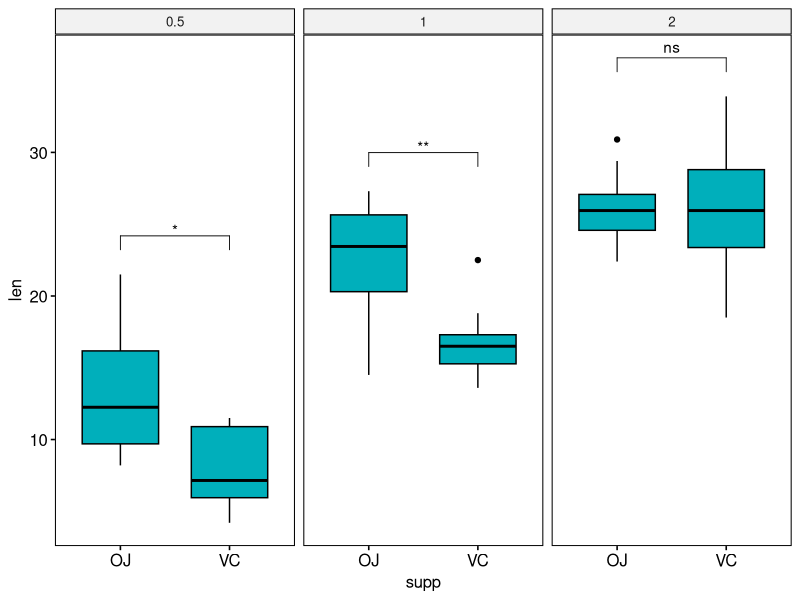
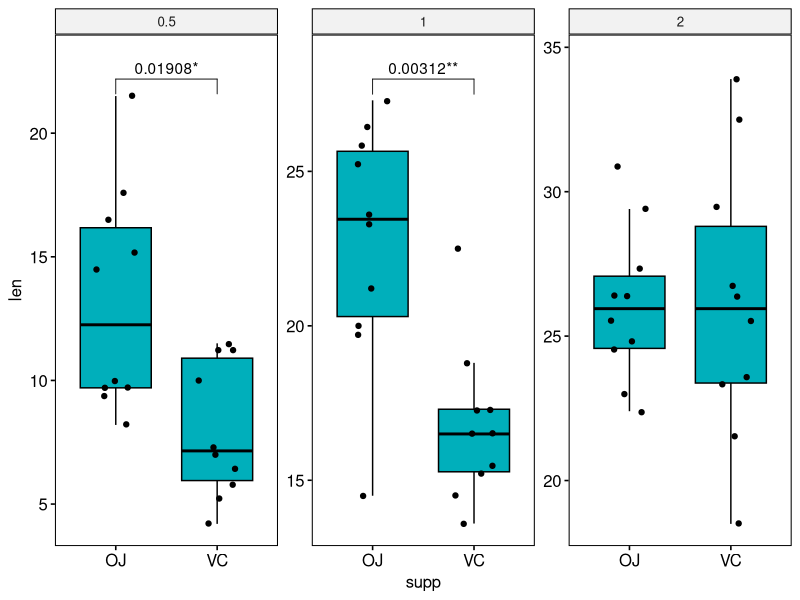
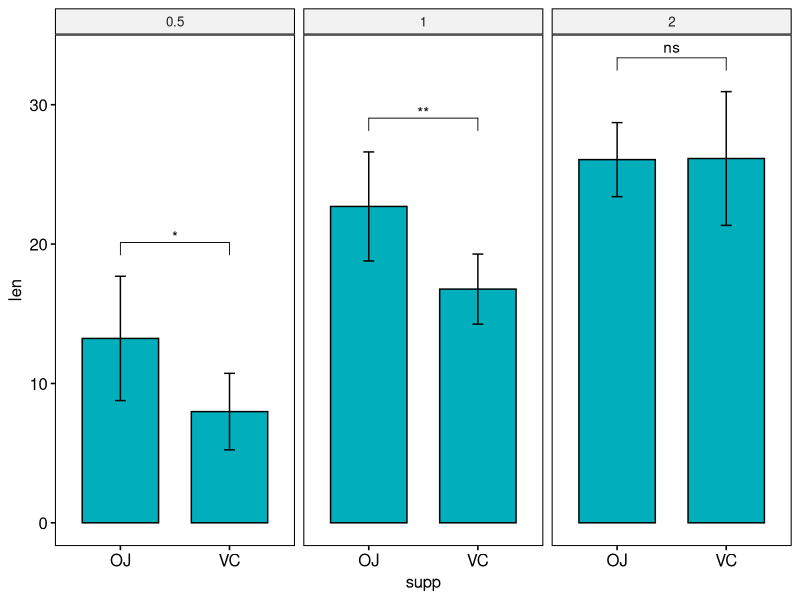
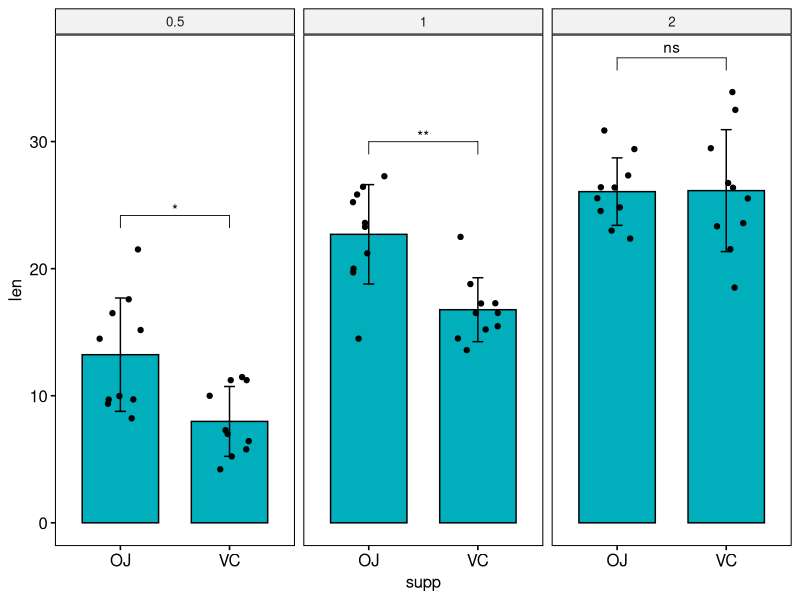
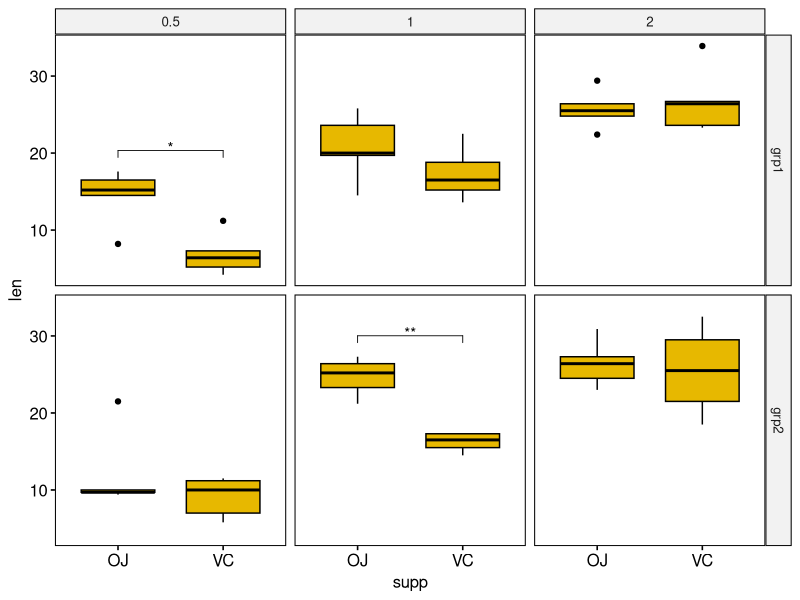
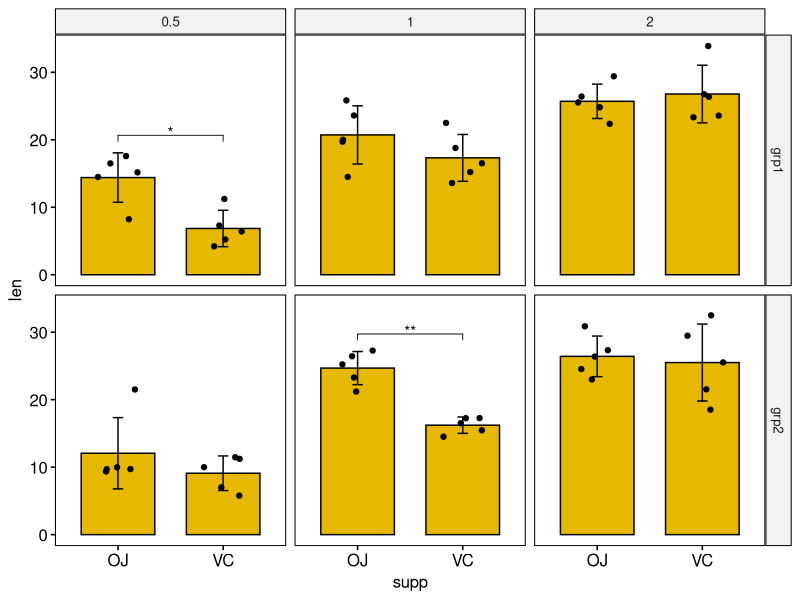
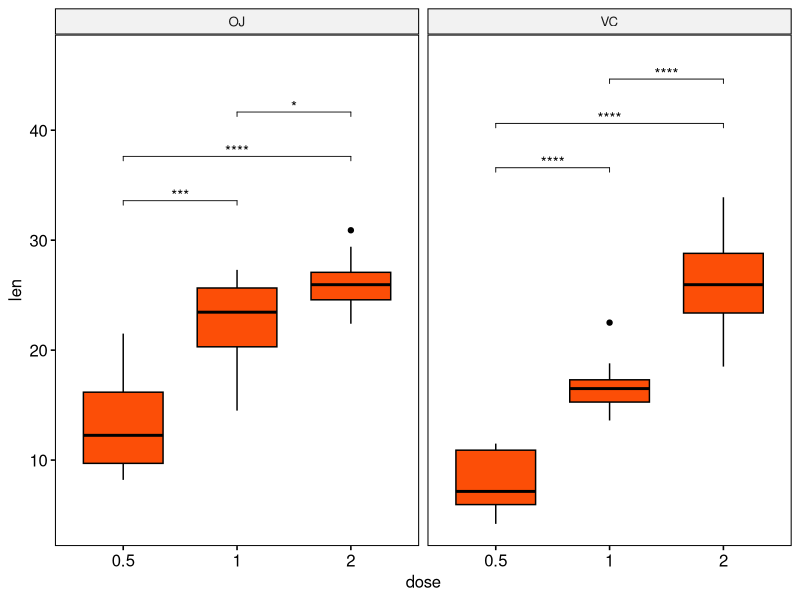
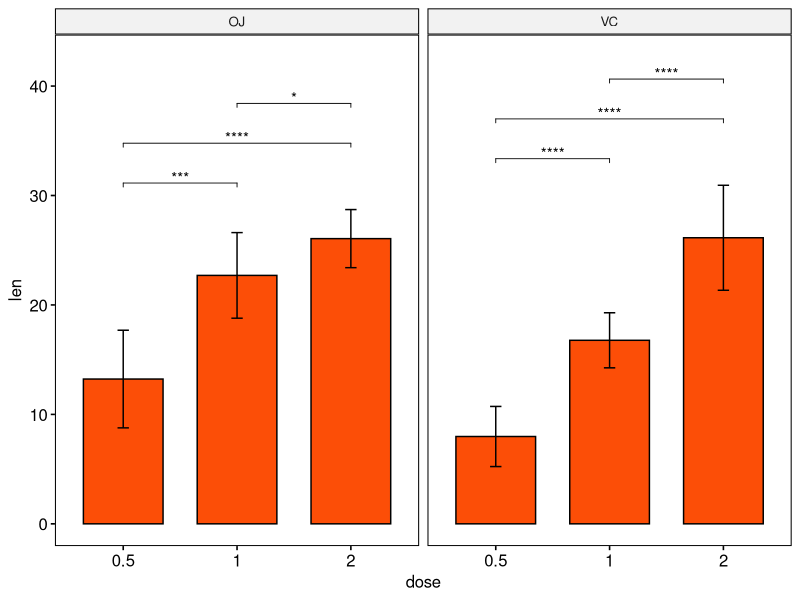

These figures' R source, in order:
## ---- chunk 1
library(ggpubr)
library(rstatix)
# Transform `dose` into factor variable 
df <- ToothGrowth 
df$dose <- as.factor(df$dose) 
# Add a random grouping variable 
df$group <- factor(rep(c("grp1", "grp2"), 30)) 
head(df, 3)
## ---- chunk 2
stat.test <- df %>%
  group_by(dose) %>%
  t_test(len ~ supp) %>%
  adjust_pvalue(method = "bonferroni") %>%
  add_significance()
stat.test
## ---- chunk 3
# Create a box plot
bxp <- ggboxplot(
  df, x = "supp", y = "len", fill = "#00AFBB", 
  facet.by = "dose"
  )

# Make facet and add p-values
stat.test <- stat.test %>% add_xy_position(x = "supp")
bxp + stat_pvalue_manual(stat.test)
## ---- chunk 4
bxp <- ggboxplot(
  df, x = "supp", y = "len", fill = "#00AFBB", 
  facet.by = "dose", scales = "free", add = "jitter"
  )
bxp +  
  stat_pvalue_manual(
    stat.test, bracket.nudge.y = -2, hide.ns = TRUE,
    label = "{p.adj}{p.adj.signif}"
    ) +
  scale_y_continuous(expand = expansion(mult = c(0.05, 0.1)))
## ---- chunk 5
# Create a bar plot with error bars (mean +/- sd)
bp <- ggbarplot(
  df, x = "supp", y = "len", add = "mean_sd", 
  fill = "#00AFBB", facet.by = "dose"
  )

# Add p-values onto the bar plots
stat.test <- stat.test %>% add_xy_position(fun = "mean_sd", x = "supp")
bp + stat_pvalue_manual(stat.test)
## ---- chunk 6
# Create a bar plot with error bars (mean +/- sd)
bp <- ggbarplot(
  df, x = "supp", y = "len", add = c("mean_sd", "jitter"), 
  fill = "#00AFBB", facet.by = "dose"
  )

# Add p-values onto the bar plots
stat.test <- stat.test %>% add_xy_position(fun = "max", x = "supp")
bp + stat_pvalue_manual(stat.test)
## ---- chunk 7
stat.test <- df %>%
  group_by(group, dose) %>%
  t_test(len ~ supp) %>%
  adjust_pvalue(method = "bonferroni") %>%
  add_significance()
stat.test 
## ---- chunk 8
# Create box plots with significance levels
# Hide ns (non-significant)
stat.test <- stat.test %>% add_xy_position(x = "supp")
ggboxplot(
  df, x = "supp", y = "len", fill = "#E7B800",
  facet = c("group", "dose")
  ) +
  stat_pvalue_manual(stat.test, hide.ns = TRUE)
## ---- chunk 9
# Create bar plots with significance levels
# Hide ns (non-significant)
stat.test <- stat.test %>% add_xy_position(x = "supp", fun = "mean_sd")
ggbarplot(
  df, x = "supp", y = "len", fill = "#E7B800",
  add = c("mean_sd", "jitter"), facet = c("group", "dose")
  ) +
  stat_pvalue_manual(stat.test, hide.ns = TRUE)
## ---- chunk 10
stat.test <- df %>%
  group_by(supp) %>%
  t_test(len ~ dose)
stat.test
## ---- chunk 11
# Box plots with p-values
stat.test <- stat.test %>% add_y_position()
ggboxplot(df, x = "dose", y = "len", fill = "#FC4E07", facet.by = "supp") +
  stat_pvalue_manual(stat.test, label = "p.adj.signif", tip.length = 0.01) +
  scale_y_continuous(expand = expansion(mult = c(0.05, 0.1)))
## ---- chunk 12
# Bar plot with p-values
# Add 10% space on the y-axis above the box plots
stat.test <- stat.test %>% add_y_position(fun = "mean_sd")
ggbarplot(
  df, x = "dose", y = "len", fill = "#FC4E07",
  add = "mean_sd", facet.by = "supp"
  ) + 
  stat_pvalue_manual(stat.test,  label = "p.adj.signif", tip.length = 0.01) +
  scale_y_continuous(expand = expansion(mult = c(0.05, 0.1)))
## ---- chunk 13
stat.test <- df %>%
  group_by(supp) %>%
  t_test(len ~ dose, ref.group = "0.5")
stat.test
## ---- chunk 14
stat.test <- stat.test %>% add_y_position()
ggboxplot(df, x = "dose", y = "len", fill = "#FC4E07", facet.by = "supp") +
  stat_pvalue_manual(stat.test, label = "p.adj.signif", tip.length = 0.01) +
  scale_y_continuous(expand = expansion(mult = c(0.05, 0.1)))
## ---- chunk 15
# Show only significance levels at x = group2
# Move down significance symbols using vjust
stat.test <- stat.test %>% add_y_position()
ggboxplot(df, x = "dose", y = "len", fill = "#FC4E07", facet.by = "supp") +
  stat_pvalue_manual(stat.test, label = "p.adj.signif", x = "group2", vjust = 2) 
## ---- chunk 16
# Add 10% space on the y-axis above the box plots
stat.test <- stat.test %>% add_y_position(fun = "mean_sd")
ggbarplot(
  df, x = "dose", y = "len", fill = "#FC4E07",
  add = c("mean_sd", "jitter"), facet.by = "supp"
  ) + 
  stat_pvalue_manual(stat.test,  label = "p.adj.signif", tip.length = 0.01) +
  scale_y_continuous(expand = expansion(mult = c(0.05, 0.1)))
## ---- chunk 17
stat.test <- df %>%
  group_by(group, supp) %>%
  t_test(len ~ dose) %>%
  adjust_pvalue(method = "bonferroni") %>%
  add_significance()
stat.test 
## ---- chunk 18
# Create box plots with significance levels
# Hide ns (non-significant)
# Add 15% space between labels and the plot top border
stat.test <- stat.test %>% add_xy_position(x = "dose")
ggboxplot(
  df, x = "dose", y = "len", fill = "#FC4E07",
  facet = c("group", "supp")
  ) +
  stat_pvalue_manual(stat.test, hide.ns = TRUE) +
  scale_y_continuous(expand = expansion(mult = c(0.05, 0.15)))
## ---- chunk 19
# Create bar plots with significance levels
# Hide ns (non-significant)
# Add 15% space between labels and the plot top border
stat.test <- stat.test %>% add_xy_position(x = "dose", fun = "mean_sd")
ggbarplot(
  df, x = "dose", y = "len", fill = "#FC4E07",
  add = c("mean_sd", "jitter"), facet = c("group", "supp")
  ) +
  stat_pvalue_manual(stat.test, hide.ns = TRUE) +
  scale_y_continuous(expand = expansion(mult = c(0.05, 0.15)))
## ---- chunk 20
# Box plots
bxp <- ggboxplot(
  df, x = "supp", y = "len", color = "dose", 
   palette = "jco", facet.by = "group"
  )
bxp 
## ---- chunk 21
bp <- ggbarplot(
  df, x = "supp", y = "len", color = "dose",
  palette = "jco", add = "mean_sd",
  position = position_dodge(0.8),
  facet.by = "group"
  )
bp
## ---- chunk 22
stat.test <- df %>%
  group_by(supp, group) %>%
  t_test(len ~ dose) 
stat.test
## ---- chunk 23
# Box plots with p-values
# Hide ns (non-significant)
stat.test <- stat.test %>%
  add_xy_position(x = "supp", dodge = 0.8)
bxp + 
  stat_pvalue_manual(
    stat.test, label = "p.adj.signif", tip.length = 0.01,
    hide.ns = TRUE
    ) +
  scale_y_continuous(expand = expansion(mult = c(0.01, 0.1)))
## ---- chunk 24
stat.test <- stat.test %>%
  add_xy_position(x = "supp", fun = "mean_sd", dodge = 0.8)
bp + 
  stat_pvalue_manual(
    stat.test, label = "p.adj.signif", tip.length = 0.01,
    hide.ns = TRUE
    ) +
  scale_y_continuous(expand = expansion(mult = c(0.01, 0.1)))
## ---- chunk 25
stat.test <- df %>%
  group_by(supp, group) %>%
  t_test(len ~ dose, ref.group = "0.5")
stat.test
## ---- chunk 26
stat.test <- stat.test %>%
  add_xy_position(x = "supp", dodge = 0.8)
bxp + 
  stat_pvalue_manual(
    stat.test, label = "p.adj.signif", tip.length = 0.01
    ) +
  scale_y_continuous(expand = expansion(mult = c(0.01, 0.1)))
## ---- chunk 27
stat.test <- stat.test %>%
  add_xy_position(x = "supp", fun = "mean_sd", dodge = 0.8)
bp + 
  stat_pvalue_manual(
    stat.test, label = "p.adj.signif", tip.length = 0.01
    ) +
  scale_y_continuous(expand = expansion(mult = c(0.01, 0.1)))
